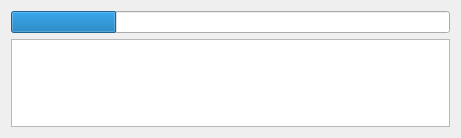
<?xml version="1.0" encoding="UTF-8"?>
<ui version="4.0">
 <class>ProgressDialog</class>
 <widget class="QDialog" name="ProgressDialog">
  <property name="geometry">
   <rect>
    <x>0</x>
    <y>0</y>
    <width>461</width>
    <height>138</height>
   </rect>
  </property>
  <property name="windowTitle">
   <string>Dialog</string>
  </property>
  <layout class="QVBoxLayout" name="verticalLayout">
   <item>
    <widget class="QProgressBar" name="progressBar">
     <property name="value">
      <number>24</number>
     </property>
     <property name="textVisible">
      <bool>false</bool>
     </property>
     <property name="invertedAppearance">
      <bool>false</bool>
     </property>
    </widget>
   </item>
   <item>
    <widget class="QPlainTextEdit" name="txtLog"/>
   </item>
  </layout>
 </widget>
 <resources/>
 <connections/>
</ui>
